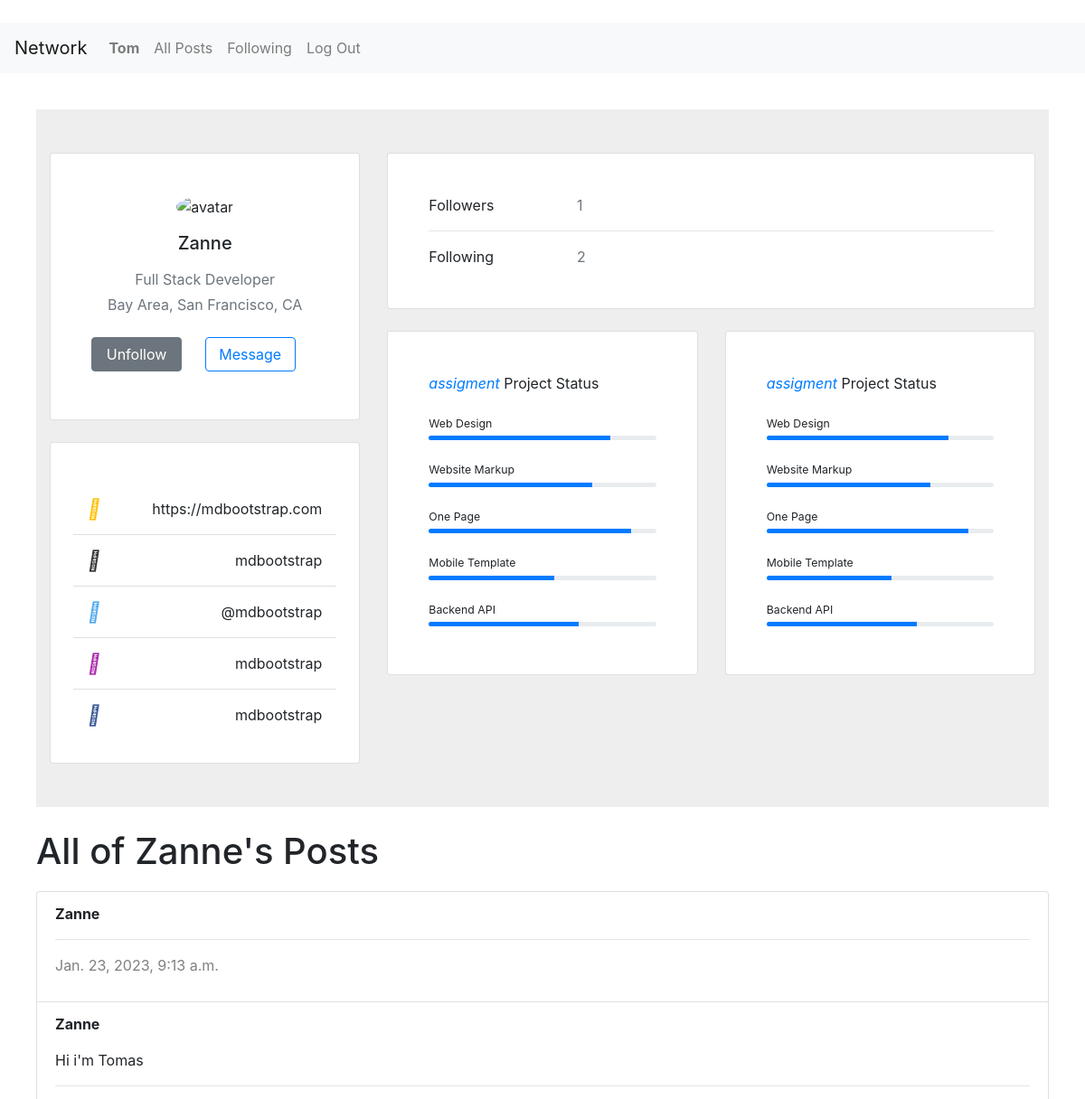
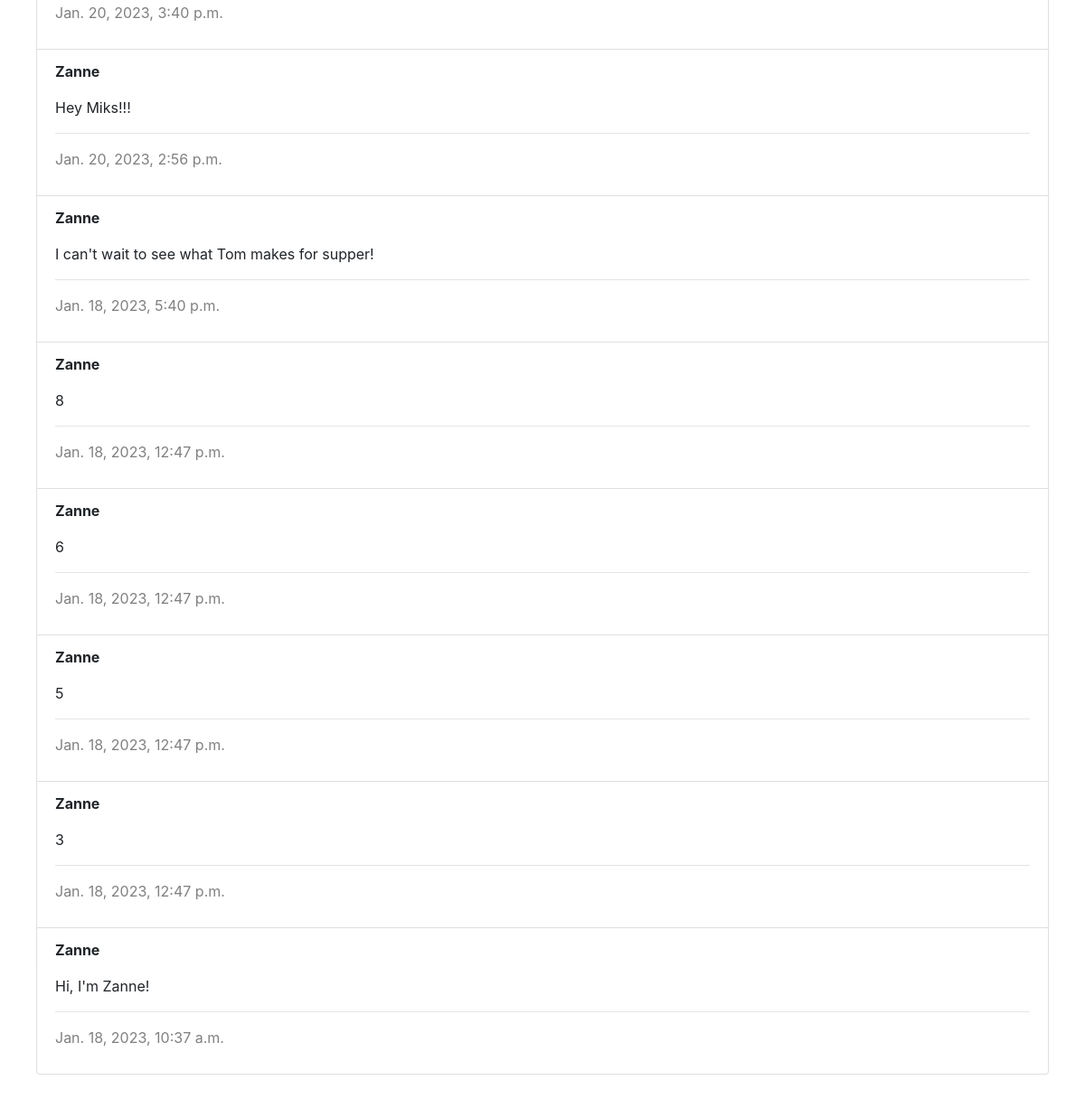
The page /profile/2 (signed in) on the database its author committed (2 pictures, top to bottom).
### network/models.py (models this page shows, shortened)
class User(AbstractUser):
    pass

class Post(models.Model):
    author = models.ForeignKey(User, on_delete = models.CASCADE, related_name="author")
    created = models.DateTimeField(default = timezone.now)
    body = models.CharField(max_length = 140)

### network/views.py (the view, shortened to what this page needs)
# urls.py: path("profile/<int:user_id>", views.profile, name="profile"),
def profile(request, user_id):
    request_user = User.objects.get(pk=request.user.id)
    user = User.objects.get(pk=user_id)
    all_posts = Post.objects.filter(author = user).order_by("id").reverse()
    following = Follow.objects.filter(user_following = user)
    followers = Follow.objects.filter(user_followed = user)
    try:
        num = followers.filter(user_following=request.user)
        if len(num) != 0:
            sheep = True
        else:
            sheep = False
    except:
        sheep = False
    return render(request, "network/profile.html", {
        "user": user,
        "all_posts": all_posts,
        "following": following,
        "followers": followers,
        "sheep": sheep
    })

### network/templates/network/profile.html (shortened to what this page needs)
{% extends "network/layout.html" %}
{% block body %}
<section style="background-color: #eee;">
    <div class="container py-5">
      <div class="row">
        <div class="col-lg-4">
          <div class="card mb-4">
            <div class="card-body text-center">
              <img src="https://media.licdn.com/dms/image/D4D03AQGC16hRAnXhkA/profile-displayphoto-shrink_800_800/0/1673990510257?e=1679529600&v=beta&t=9iISj11OPAUNy-UWytREHsjRV-GEFrJtVtb21qDfh7g" alt="avatar"
                class="rounded-circle img-fluid" style="width: 150px;">
              <h5 class="my-3">{{ user.username }}</h5>
              <p class="text-muted mb-1">Full Stack Developer</p>
              <p class="text-muted mb-4">Bay Area, San Francisco, CA</p>
              <div id="hun" class="d-flex justify-content-between mb-2">
                {% if user.username != request.user.username %}
                  {% if not sheep %}
                    <form acion="{% url 'profile' user_id=user.id %}" method="post">
                      {% csrf_token %}
                      <input type="hidden" name="follow" value="F">
                      <button id="follow" type="submit" class="btn btn-primary">Follow</button>
                    </form>
                  {% else %}
                  <form action="{% url 'profile' user_id=user.id %}" method="post">
                    <button id="follow" type="submit" class="btn btn-secondary ">Unfollow</button>
                  </form>
                  {% endif %}
                {% endif %}
                <button id="follow" type="button" class="btn btn-outline-primary m-auto">Message</button>
              </div>
            </div>
          </div>
          <div class="card mb-4 mb-lg-0">
            <div class="card-body p-0">
              <ul class="list-group list-group-flush rounded-3">
                <li class="list-group-item d-flex justify-content-between align-items-center p-3">
                  <i class="fas fa-globe fa-lg text-warning"></i>
                  <p class="mb-0">https://mdbootstrap.com</p>
                </li>
                <li class="list-group-item d-flex justify-content-between align-items-center p-3">
                  <i class="fab fa-github fa-lg" style="color: #333333;"></i>
                  <p class="mb-0">mdbootstrap</p>
                </li>
                <li class="list-group-item d-flex justify-content-between align-items-center p-3">
                  <i class="fab fa-twitter fa-lg" style="color: #55acee;"></i>
                  <p class="mb-0">@mdbootstrap</p>
                </li>
                <li class="list-group-item d-flex justify-content-between align-items-center p-3">
                  <i class="fab fa-instagram fa-lg" style="color: #ac2bac;"></i>
                  <p class="mb-0">mdbootstrap</p>
                </li>
                <li class="list-group-item d-flex justify-content-between align-items-center p-3">
                  <i class="fab fa-facebook-f fa-lg" style="color: #3b5998;"></i>
                  <p class="mb-0">mdbootstrap</p>
                </li>
              </ul>
            </div>
          </div>
        </div>
        <div class="col-lg-8">
          <div class="card mb-4">
            <div class="card-body">
              <div class="row">
                <div class="col-sm-3">
                  <p class="mb-0">Followers</p>
                </div>
                <div class="col-sm-9">
                  <p class="text-muted mb-0">{{ followers.count }}</p>
                </div>
              </div>
              <hr>
              <div class="row">
                <div class="col-sm-3">
                  <p class="mb-0">Following</p>
                </div>
                <div class="col-sm-9">
                  <p class="text-muted mb-0">{{ following.count }}</p>
                </div>
              </div>
            </div>
          </div>
          <div class="row">
            <div class="col-md-6">
              <div class="card mb-4 mb-md-0">
                <div class="card-body">
                  <p class="mb-4"><span class="text-primary font-italic me-1">assigment</span> Project Status
                  </p>
                  <p class="mb-1" style="font-size: .77rem;">Web Design</p>
                  <div class="progress rounded" style="height: 5px;">
                    <div class="progress-bar" role="progressbar" style="width: 80%" aria-valuenow="80"
                      aria-valuemin="0" aria-valuemax="100"></div>
                  </div>
                  <p class="mt-4 mb-1" style="font-size: .77rem;">Website Markup</p>
                  <div class="progress rounded" style="height: 5px;">
                    <div class="progress-bar" role="progressbar" style="width: 72%" aria-valuenow="72"
                      aria-valuemin="0" aria-valuemax="100"></div>
                  </div>
                  <p class="mt-4 mb-1" style="font-size: .77rem;">One Page</p>
                  <div class="progress rounded" style="height: 5px;">
                    <div class="progress-bar" role="progressbar" style="width: 89%" aria-valuenow="89"
                      aria-valuemin="0" aria-valuemax="100"></div>
                  </div>
                  <p class="mt-4 mb-1" style="font-size: .77rem;">Mobile Template</p>
                  <div class="progress rounded" style="height: 5px;">
                    <div class="progress-bar" role="progressbar" style="width: 55%" aria-valuenow="55"
                      aria-valuemin="0" aria-valuemax="100"></div>
                  </div>
                  <p class="mt-4 mb-1" style="font-size: .77rem;">Backend API</p>
                  <div class="progress rounded mb-2" style="height: 5px;">
                    <div class="progress-bar" role="progressbar" style="width: 66%" aria-valuenow="66"
                      aria-valuemin="0" aria-valuemax="100"></div>
                  </div>
                </div>
              </div>
            </div>
            <div class="col-md-6">
              <div class="card mb-4 mb-md-0">
                <div class="card-body">
                  <p class="mb-4"><span class="text-primary font-italic me-1">assigment</span> Project Status
                  </p>
                  <p class="mb-1" style="font-size: .77rem;">Web Design</p>
                  <div class="progress rounded" style="height: 5px;">
                    <div class="progress-bar" role="progressbar" style="width: 80%" aria-valuenow="80"
                      aria-valuemin="0" aria-valuemax="100"></div>
                  </div>
                  <p class="mt-4 mb-1" style="font-size: .77rem;">Website Markup</p>
                  <div class="progress rounded" style="height: 5px;">
                    <div class="progress-bar" role="progressbar" style="width: 72%" aria-valuenow="72"
                      aria-valuemin="0" aria-valuemax="100"></div>
                  </div>
                  <p class="mt-4 mb-1" style="font-size: .77rem;">One Page</p>
                  <div class="progress rounded" style="height: 5px;">
                    <div class="progress-bar" role="progressbar" style="width: 89%" aria-valuenow="89"
                      aria-valuemin="0" aria-valuemax="100"></div>
                  </div>
                  <p class="mt-4 mb-1" style="font-size: .77rem;">Mobile Template</p>
                  <div class="progress rounded" style="height: 5px;">
                    <div class="progress-bar" role="progressbar" style="width: 55%" aria-valuenow="55"
                      aria-valuemin="0" aria-valuemax="100"></div>
                  </div>
                  <p class="mt-4 mb-1" style="font-size: .77rem;">Backend API</p>
                  <div class="progress rounded mb-2" style="height: 5px;">
                    <div class="progress-bar" role="progressbar" style="width: 66%" aria-valuenow="66"
                      aria-valuemin="0" aria-valuemax="100"></div>
                  </div>
                </div>
              </div>
            </div>
          </div>
        </div>
      </div>
    </div>
  </section>
    <h1>All of {{user.username}}'s Posts</h1>
    <div>
        <ul class="list-group">
        {% for post in all_posts %}
            <li class="list-group-item">
                <p> <b>{{ post.author }} </b></p>
                <p> {{ post.body }} </p>
                <hr>
                <p id="timestamp"> {{ post.created }} </p>
            </li>
        {% endfor %}
        </ul>
    </div>
{% endblock %}

### network/templates/network/layout.html (shortened to what this page needs)
{% load static %}
<!DOCTYPE html>
<html lang="en">
    <head>
        <link rel="stylesheet" href="https://stackpath.bootstrapcdn.com/bootstrap/4.4.1/css/bootstrap.min.css">
        <link href="{% static 'network/styles.css' %}" rel="stylesheet">
        <link rel="stylesheet" href="https://cdnjs.cloudflare.com/ajax/libs/font-awesome/4.7.0/css/font-awesome.min.css">
    </head>
    <body>
        <nav class="navbar navbar-expand-lg navbar-light bg-light">
            <a class="navbar-brand" href="{% url 'index' %}">Network</a>
            <div>
              <ul class="navbar-nav mr-auto">
                {% if user.is_authenticated %}
                    <li class="nav-item">
                        <a class="nav-link" href="{% url 'profile' user_id=request.user.id%}"><strong>{{ request.user.username }}</strong></a>
                    </li>
                {% endif %}
                <li class="nav-item">
                  <a class="nav-link" href="{% url 'index' %}">All Posts</a>
                </li>
                {% if user.is_authenticated %}
                    <li class="nav-item">
                        <a class="nav-link" href="{% url 'following' %}">Following</a>
                    </li>
                    <li class="nav-item">
                        <a class="nav-link" href="{% url 'logout' %}">Log Out</a>
                    </li>
                {% endif %}
              </ul>
            </div>
          </nav>
        <div class="body">
            {% block body %}
            {% endblock %}
        </div>
    </body>
</html>

### network/static/network/styles.css (style rules this page uses)
.body { margin: 40px }
.card { padding: 25px; margin-bottom: 25px }
.list-group { margin-top: 20px }
#timestamp { color: gray; }
nav { margin-top: 25px; }
section { margin-bottom: 25px; }
#follow { width: 100px }

### rows shown on the page
User: user.username "Tom"
User: username "Zanne"
Post: author "Zanne", created "Jan. 23, 2023, 9:13 a.m."
Post: author "Zanne", body "Hi i'm Tomas", created "Jan. 20, 2023, 3:40 p.m."
Post: author "Zanne", body "Hey Miks!!!", created "Jan. 20, 2023, 2:56 p.m."
Post: author "Zanne", body "I can't wait to see what Tom makes for supper!", created "Jan. 18, 2023, 5:40 p.m."
Post: author "Zanne", body "8", created "Jan. 18, 2023, 12:47 p.m."
Post: author "Zanne", body "6", created "Jan. 18, 2023, 12:47 p.m."
Post: author "Zanne", body "5", created "Jan. 18, 2023, 12:47 p.m."
Post: author "Zanne", body "3", created "Jan. 18, 2023, 12:47 p.m."
Post: author "Zanne", body "Hi, I'm Zanne!", created "Jan. 18, 2023, 10:37 a.m."

### other values the page prints
{{ followers.count }} "1"
{{ following.count }} "2"
